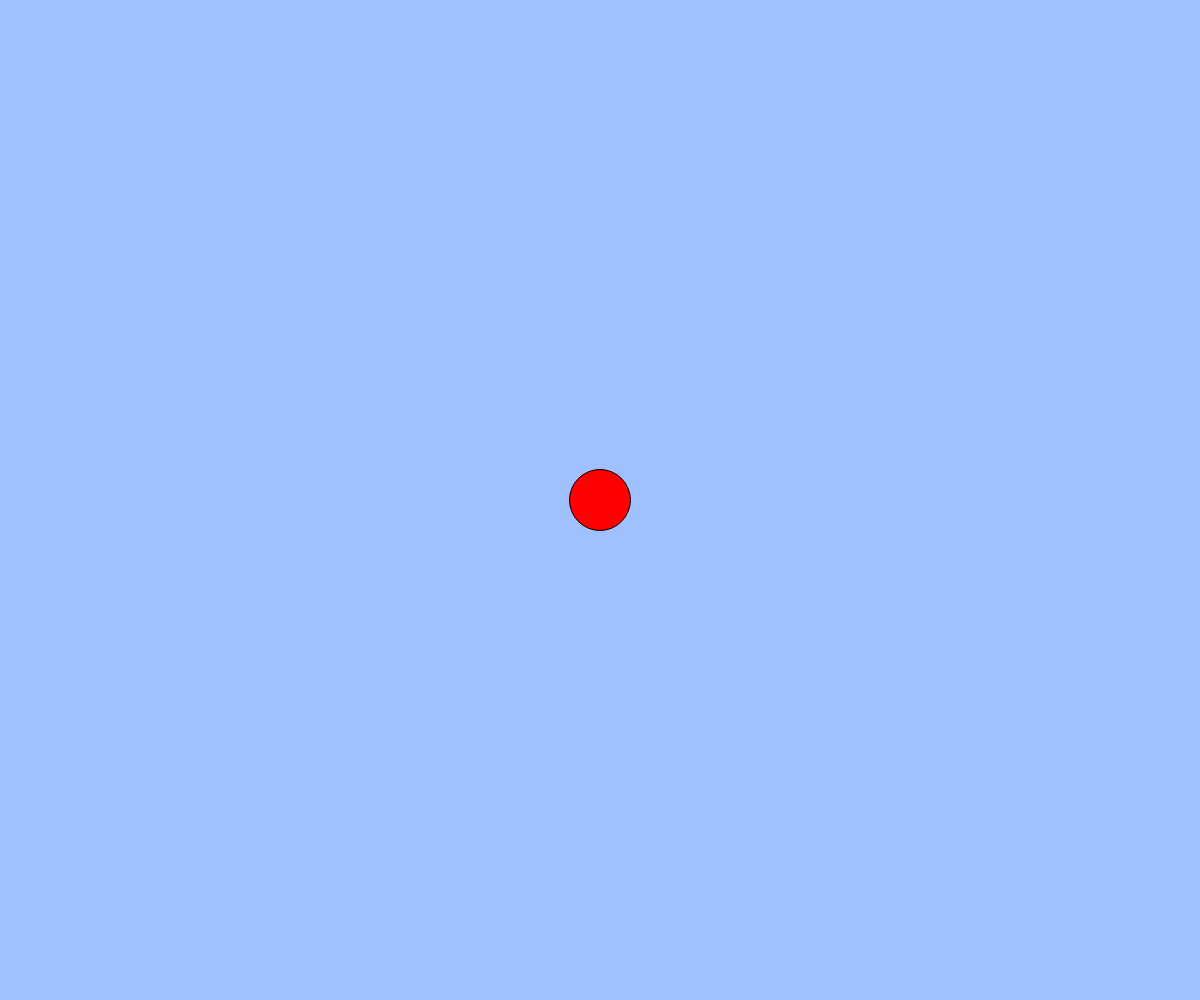
Frame 1 (no input)
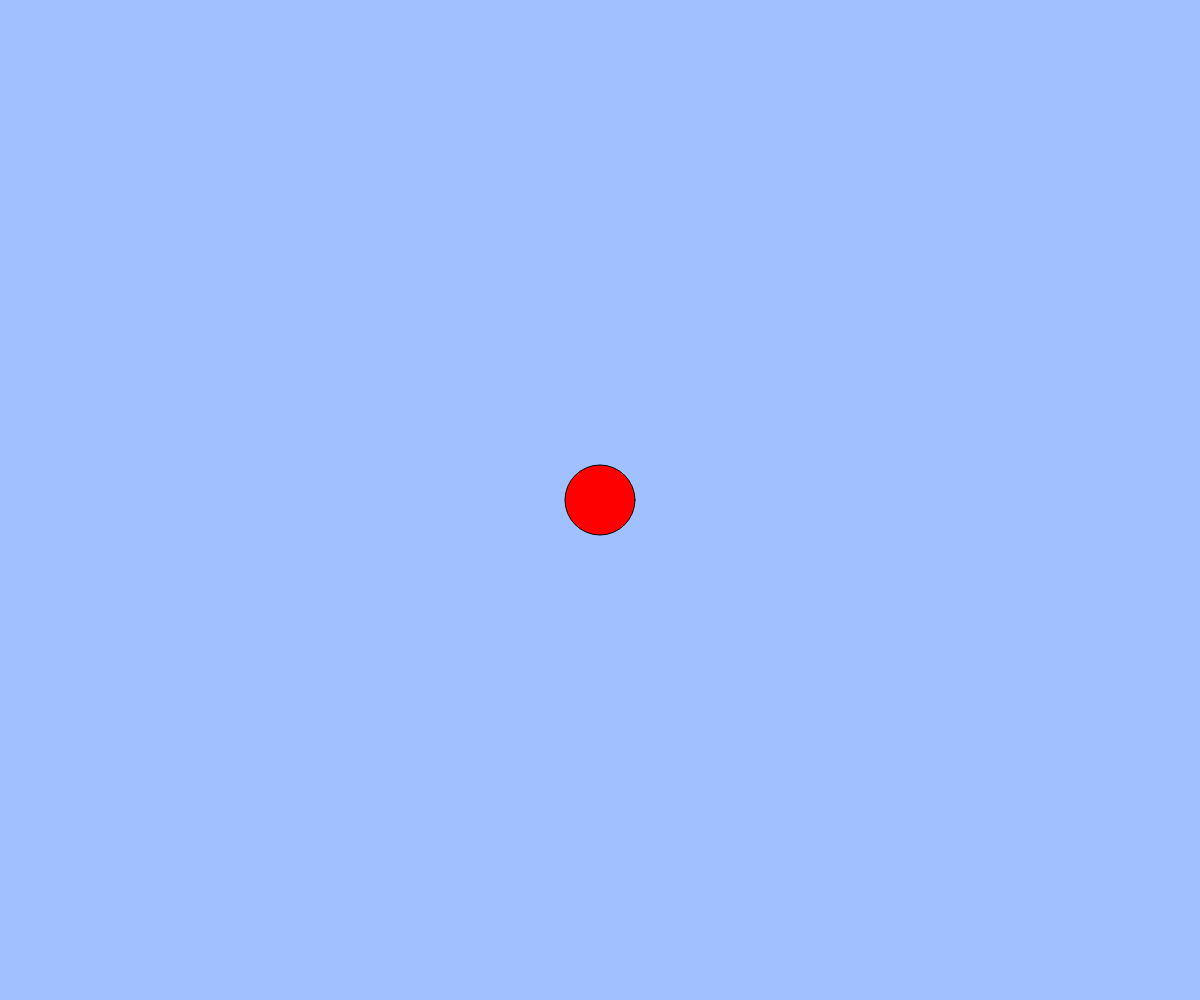
Frame 60 (no input)
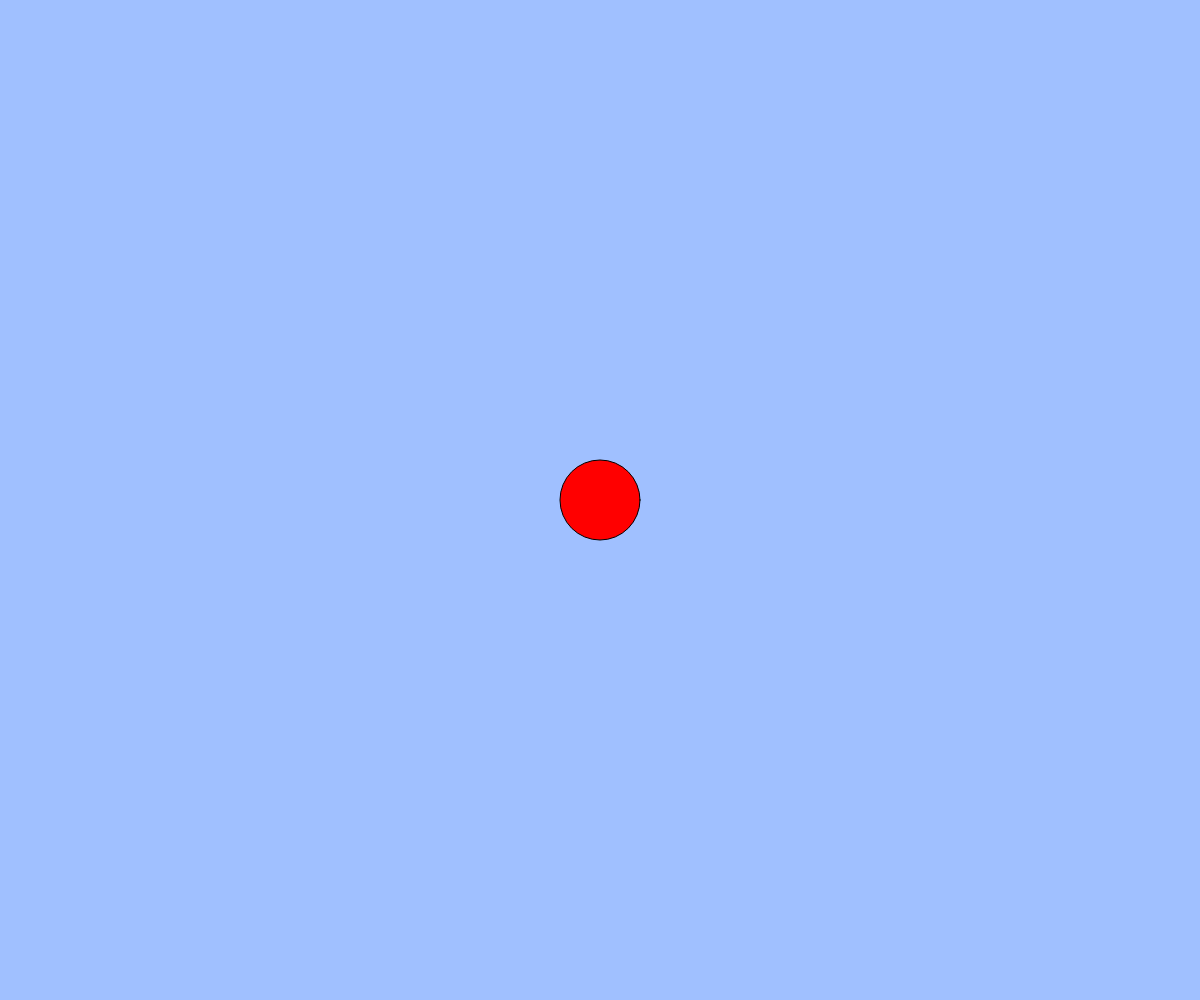
Frame 120 (the mouse pressed at the canvas centre since frame 60)

The p5.js sketch that drew these frames (run headless with seeded random() and noise() and a simulated clock; from frame 60 on, the mouse is pressed at the canvas centre):

// p5.js sketch
// ── sketch.js
// 練習問題「心臓の鼓動のように大きくなったり小さくなったりする円」
let count;
let cycle;
let diameter = 60

function setup(){
  createCanvas(windowWidth, windowHeight);
  count = 0;
  cycle = 50;
}

function draw(){
  background(160, 192, 255);
  count = (count + 1) % cycle;
  console.log(count);
  // BLANK[1]
  fill(255,0,0);
  ellipse(width / 2, height / 2,diameter+count);
  if(keyIsDown(" ".charCodeAt(0))){
  count = (count*1.001 + 1) % cycle;
  }
}

//function keyPressed(){
 //if(key == "A"){
  //count = (count*2 + 1) % cycle; 
 //}   
//}
//function keyReleased(){
  //if(key == !"A"){
  //count = (count*2 + 1) % cycle;
  //}
//}
function windowResized(){
  resizeCanvas(windowWidth,windowHeight);
}
